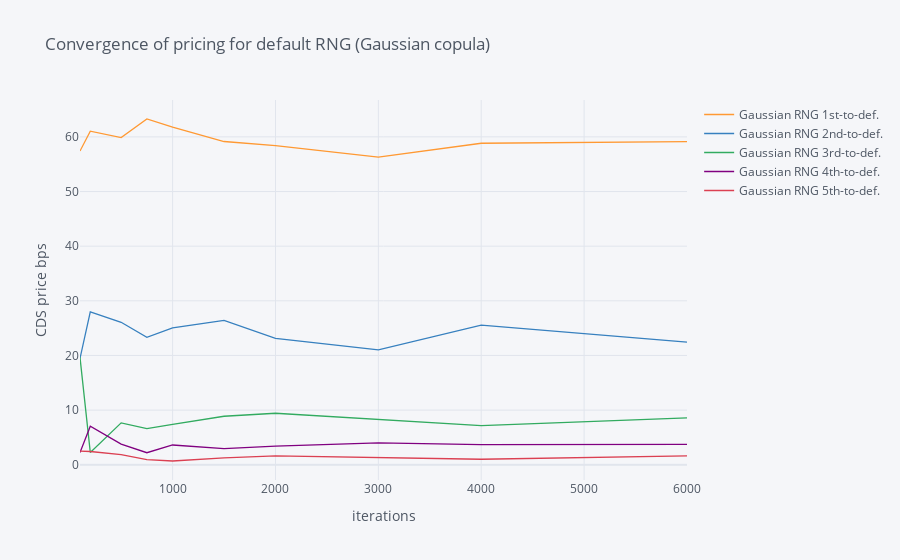

The notebook cell this image was saved under:
### Code cell
spreads.loc[:,:'Gaussian RNG 5th-to-def.'].iplot(title='Convergence of pricing for default RNG (Gaussian copula)', xTitle='iterations', yTitle='CDS price bps')

### Figure 1 — Plotly figure (JSON) as saved in the notebook; plotly's stock layout.template omitted (floating-point values rounded to 4 significant figures)
{"data": [{"line": {"color": "rgba(255, 153, 51, 1.0)", "dash": "solid", "shape": "linear", "width": 1.3}, "mode": "lines", "name": "Gaussian RNG 1st-to-def.", "text": "", "type": "scatter", "x": [100, 200, 500, 750, 1000, 1500, 2000, 3000, 4000, 6000], "y": [57.41, 61.05, 59.88, 63.27, 61.77, 59.15, 58.41, 56.31, 58.83, 59.14]}, {"line": {"color": "rgba(55, 128, 191, 1.0)", "dash": "solid", "shape": "linear", "width": 1.3}, "mode": "lines", "name": "Gaussian RNG 2nd-to-def.", "text": "", "type": "scatter", "x": [100, 200, 500, 750, 1000, 1500, 2000, 3000, 4000, 6000], "y": [19.46, 27.97, 26.07, 23.32, 25.03, 26.42, 23.11, 21.04, 25.54, 22.43]}, {"line": {"color": "rgba(50, 171, 96, 1.0)", "dash": "solid", "shape": "linear", "width": 1.3}, "mode": "lines", "name": "Gaussian RNG 3rd-to-def.", "text": "", "type": "scatter", "x": [100, 200, 500, 750, 1000, 1500, 2000, 3000, 4000, 6000], "y": [19.65, 2.257, 7.67, 6.61, 7.405, 8.875, 9.423, 8.322, 7.166, 8.576]}, {"line": {"color": "rgba(128, 0, 128, 1.0)", "dash": "solid", "shape": "linear", "width": 1.3}, "mode": "lines", "name": "Gaussian RNG 4th-to-def.", "text": "", "type": "scatter", "x": [100, 200, 500, 750, 1000, 1500, 2000, 3000, 4000, 6000], "y": [2.237, 7.049, 3.783, 2.204, 3.617, 2.959, 3.4, 3.996, 3.67, 3.748]}, {"line": {"color": "rgba(219, 64, 82, 1.0)", "dash": "solid", "shape": "linear", "width": 1.3}, "mode": "lines", "name": "Gaussian RNG 5th-to-def.", "text": "", "type": "scatter", "x": [100, 200, 500, 750, 1000, 1500, 2000, 3000, 4000, 6000], "y": [2.485, 2.422, 1.86, 0.9222, 0.6881, 1.254, 1.631, 1.314, 1.005, 1.631]}], "layout": {"legend": {"bgcolor": "#F5F6F9", "font": {"color": "#4D5663"}}, "paper_bgcolor": "#F5F6F9", "plot_bgcolor": "#F5F6F9", "title": {"font": {"color": "#4D5663"}, "text": "Convergence of pricing for default RNG (Gaussian copula)"}, "xaxis": {"gridcolor": "#E1E5ED", "showgrid": true, "tickfont": {"color": "#4D5663"}, "title": {"font": {"color": "#4D5663"}, "text": "iterations"}, "zerolinecolor": "#E1E5ED"}, "yaxis": {"gridcolor": "#E1E5ED", "showgrid": true, "tickfont": {"color": "#4D5663"}, "title": {"font": {"color": "#4D5663"}, "text": "CDS price bps"}, "zerolinecolor": "#E1E5ED"}}}
